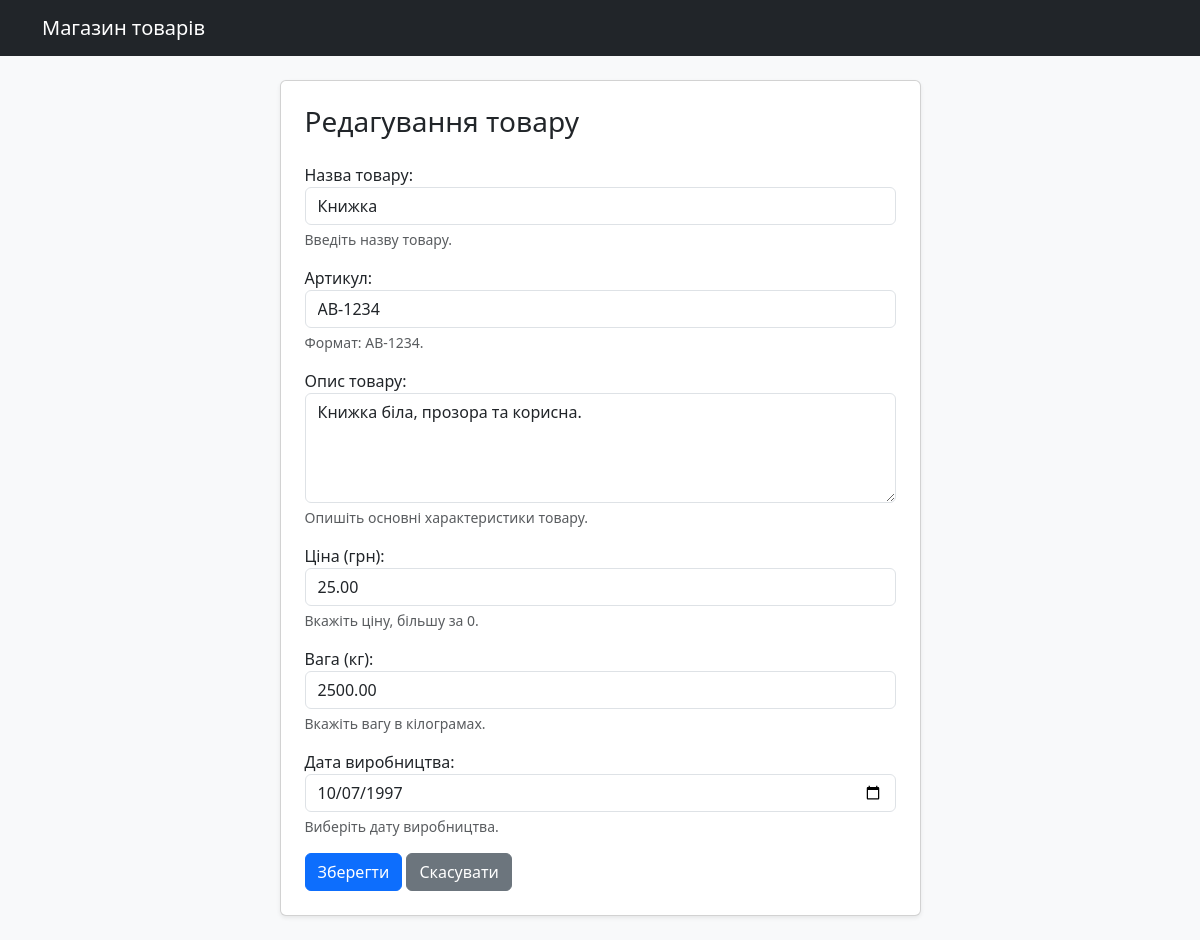
Screenshot of /products/1/edit/ with the database file from the repository.
### shop/models.py (models this page shows, shortened)
class Product(models.Model):
    title = models.CharField(
        max_length=150,
        verbose_name="Назва товару",
    )
    article = models.CharField(
        max_length=7,
        unique=True,
        verbose_name="Артикул",
        validators=[
            article_regex_validator,
            validate_article,
        ],
    )
    description = models.TextField(
        verbose_name="Опис",
    )
    price = models.DecimalField(
        max_digits=10,
        decimal_places=2,
        validators=[MinValueValidator(0.01)],
        verbose_name="Ціна",
    )
    weight = models.DecimalField(
        max_digits=8,
        decimal_places=2,
        validators=[MinValueValidator(0.01)],
        verbose_name="Вага (кг)",
    )
    production_date = models.DateField(
        verbose_name="Дата виробництва",
    )
    class Meta:
        verbose_name = "Товар"
        verbose_name_plural = "Товари"
        ordering = ["title"]

### shop/views.py (the view)
# urls.py: path("products/<int:pk>/edit/", views.product_update, name="product_update"),
def product_update(request, pk):
    product = get_object_or_404(Product, pk=pk)
    if request.method == "POST":
        form = ProductForm(request.POST, instance=product)
        if form.is_valid():
            form.save()
            messages.success(request, "Товар успішно оновлено.")
            return redirect("product_list")
    else:
        form = ProductForm(instance=product)
    return render(
        request,
        "shop/product_form.html",
        {
            "form": form,
            "page_title": "Редагування товару",
        },
    )

### shop/templates/shop/product_form.html (shortened to what this page needs)
<!DOCTYPE html>
<html lang="en">
<head>
</head>
<body>
{% extends "shop/base.html" %}
{% block content %}
<div class="row justify-content-center">
    <div class="col-md-8 col-lg-7">
        <div class="card shadow-sm">
            <div class="card-body p-4">
                <h1 class="h3 mb-4">{{ page_title }}</h1>
                <form method="post">
                    {% for field in form %}
                        <div class="mb-3">
                            {{ field.label_tag }}
                            {{ field }}
                            {% if field.help_text %}
                                <div class="form-text">
                                    {{ field.help_text }}
                                </div>
                            {% endif %}
                        </div>
                    {% endfor %}
                    <button type="submit" class="btn btn-primary">
                        Зберегти
                    </button>
                    <a href="/products/" class="btn btn-secondary">
                        Скасувати
                    </a>
                </form>
            </div>
        </div>
    </div>
</div>
{% endblock %}

### rows the page displays
Product: form "Книжка" "AB-1234" "Книжка біла, прозора та корисна." "25.00" "2500.00" "10/07/1997"

### other values shown
{{ page_title }} "Редагування товару"
{{ field.label_tag }} "Назва товару:" "Артикул:" "Опис товару:" "Ціна (грн):" "Вага (кг):" "Дата виробництва:"
{{ field.help_text }} "Введіть назву товару." "Формат: AB-1234." "Опишіть основні характеристики товару." "Вкажіть ціну, більшу за 0." "Вкажіть вагу в кілограмах." "Виберіть дату виробництва."
